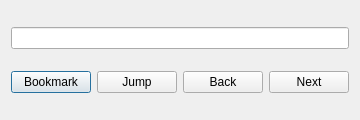
<?xml version="1.0" encoding="UTF-8"?>
<ui version="4.0">
 <class>Dialog</class>
 <widget class="QDialog" name="Dialog">
  <property name="geometry">
   <rect>
    <x>0</x>
    <y>0</y>
    <width>358</width>
    <height>120</height>
   </rect>
  </property>
  <property name="windowTitle">
   <string>Dialog</string>
  </property>
  <layout class="QVBoxLayout" name="verticalLayout">
   <item>
    <widget class="QLineEdit" name="lineEdit"/>
   </item>
   <item>
    <layout class="QHBoxLayout" name="horizontalLayout">
     <item>
      <widget class="QPushButton" name="btnBookmark">
       <property name="text">
        <string>Bookmark</string>
       </property>
      </widget>
     </item>
     <item>
      <widget class="QPushButton" name="btnJump">
       <property name="text">
        <string>Jump</string>
       </property>
      </widget>
     </item>
     <item>
      <widget class="QPushButton" name="btnBack">
       <property name="text">
        <string>Back</string>
       </property>
      </widget>
     </item>
     <item>
      <widget class="QPushButton" name="btnNext">
       <property name="text">
        <string>Next</string>
       </property>
      </widget>
     </item>
    </layout>
   </item>
  </layout>
 </widget>
 <resources/>
 <connections/>
</ui>
